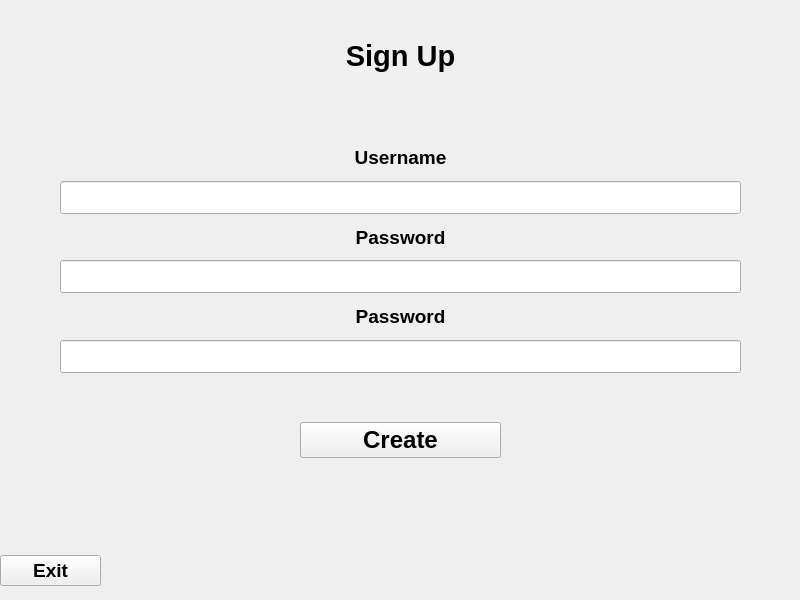
<?xml version="1.0" encoding="UTF-8"?>
<ui version="4.0">
 <class>MainWindow</class>
 <widget class="QMainWindow" name="MainWindow">
  <property name="geometry">
   <rect>
    <x>0</x>
    <y>0</y>
    <width>800</width>
    <height>600</height>
   </rect>
  </property>
  <property name="windowTitle">
   <string>MainWindow</string>
  </property>
  <widget class="QWidget" name="centralwidget">
   <widget class="QWidget" name="verticalWidget_3" native="true">
    <property name="geometry">
     <rect>
      <x>300</x>
      <y>380</y>
      <width>201</width>
      <height>121</height>
     </rect>
    </property>
    <layout class="QVBoxLayout" name="BottomLayout">
     <item>
      <widget class="QPushButton" name="create_button">
       <property name="font">
        <font>
         <pointsize>18</pointsize>
         <weight>75</weight>
         <bold>true</bold>
        </font>
       </property>
       <property name="text">
        <string>Create</string>
       </property>
      </widget>
     </item>
    </layout>
   </widget>
   <widget class="QWidget" name="verticalLayoutWidget_2">
    <property name="geometry">
     <rect>
      <x>60</x>
      <y>140</y>
      <width>681</width>
      <height>233</height>
     </rect>
    </property>
    <layout class="QVBoxLayout" name="CenterLayout">
     <item>
      <widget class="QLabel" name="email_label">
       <property name="font">
        <font>
         <pointsize>14</pointsize>
         <weight>75</weight>
         <bold>true</bold>
        </font>
       </property>
       <property name="styleSheet">
        <string notr="true"/>
       </property>
       <property name="text">
        <string>Username</string>
       </property>
       <property name="alignment">
        <set>Qt::AlignCenter</set>
       </property>
      </widget>
     </item>
     <item>
      <widget class="QLineEdit" name="email_input">
       <property name="font">
        <font>
         <pointsize>16</pointsize>
         <weight>75</weight>
         <bold>true</bold>
        </font>
       </property>
       <property name="styleSheet">
        <string notr="true"/>
       </property>
       <property name="maxLength">
        <number>100</number>
       </property>
       <property name="placeholderText">
        <string/>
       </property>
      </widget>
     </item>
     <item>
      <widget class="QLabel" name="password_label">
       <property name="font">
        <font>
         <pointsize>14</pointsize>
         <weight>75</weight>
         <bold>true</bold>
        </font>
       </property>
       <property name="styleSheet">
        <string notr="true"/>
       </property>
       <property name="text">
        <string>Password</string>
       </property>
       <property name="alignment">
        <set>Qt::AlignCenter</set>
       </property>
      </widget>
     </item>
     <item>
      <widget class="QLineEdit" name="password_input">
       <property name="font">
        <font>
         <pointsize>16</pointsize>
         <weight>75</weight>
         <bold>true</bold>
        </font>
       </property>
       <property name="maxLength">
        <number>100</number>
       </property>
       <property name="placeholderText">
        <string/>
       </property>
      </widget>
     </item>
     <item>
      <widget class="QLabel" name="password_label_2">
       <property name="font">
        <font>
         <pointsize>14</pointsize>
         <weight>75</weight>
         <bold>true</bold>
        </font>
       </property>
       <property name="styleSheet">
        <string notr="true"/>
       </property>
       <property name="text">
        <string>Password</string>
       </property>
       <property name="alignment">
        <set>Qt::AlignCenter</set>
       </property>
      </widget>
     </item>
     <item>
      <widget class="QLineEdit" name="password_input_2">
       <property name="font">
        <font>
         <pointsize>16</pointsize>
         <weight>75</weight>
         <bold>true</bold>
        </font>
       </property>
       <property name="maxLength">
        <number>100</number>
       </property>
       <property name="placeholderText">
        <string/>
       </property>
      </widget>
     </item>
    </layout>
   </widget>
   <widget class="QWidget" name="verticalLayoutWidget_3">
    <property name="geometry">
     <rect>
      <x>0</x>
      <y>0</y>
      <width>801</width>
      <height>111</height>
     </rect>
    </property>
    <layout class="QVBoxLayout" name="verticalLayout_2">
     <item>
      <widget class="QLabel" name="top_label">
       <property name="font">
        <font>
         <pointsize>22</pointsize>
         <weight>75</weight>
         <bold>true</bold>
        </font>
       </property>
       <property name="layoutDirection">
        <enum>Qt::LeftToRight</enum>
       </property>
       <property name="styleSheet">
        <string notr="true"/>
       </property>
       <property name="text">
        <string>Sign Up</string>
       </property>
       <property name="alignment">
        <set>Qt::AlignCenter</set>
       </property>
      </widget>
     </item>
    </layout>
   </widget>
   <widget class="QWidget" name="verticalWidget_5" native="true">
    <property name="geometry">
     <rect>
      <x>0</x>
      <y>540</y>
      <width>101</width>
      <height>61</height>
     </rect>
    </property>
    <layout class="QVBoxLayout" name="BottomLayout_3">
     <item>
      <widget class="QPushButton" name="exit_button_2">
       <property name="font">
        <font>
         <pointsize>14</pointsize>
         <weight>75</weight>
         <bold>true</bold>
        </font>
       </property>
       <property name="text">
        <string>Exit</string>
       </property>
      </widget>
     </item>
    </layout>
   </widget>
  </widget>
 </widget>
 <resources/>
 <connections/>
</ui>
